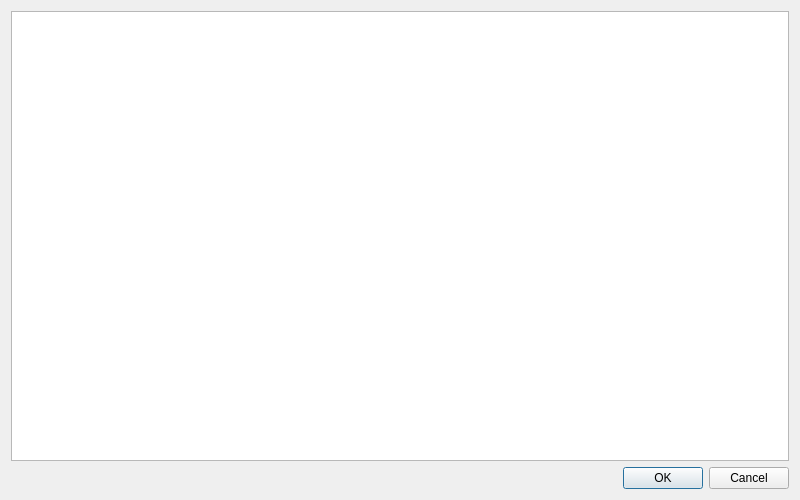
<?xml version="1.0" encoding="UTF-8"?>
<ui version="4.0">
 <class>SelectSubdirs</class>
 <widget class="QDialog" name="SelectSubdirs">
  <property name="geometry">
   <rect>
    <x>0</x>
    <y>0</y>
    <width>800</width>
    <height>500</height>
   </rect>
  </property>
  <property name="windowTitle">
   <string>Select directories you wish to add</string>
  </property>
  <layout class="QGridLayout" name="gridLayout">
   <item row="1" column="0">
    <widget class="QDialogButtonBox" name="confirmButton">
     <property name="orientation">
      <enum>Qt::Horizontal</enum>
     </property>
     <property name="standardButtons">
      <set>QDialogButtonBox::Cancel|QDialogButtonBox::Ok</set>
     </property>
    </widget>
   </item>
   <item row="0" column="0">
    <widget class="QListWidget" name="dirListWidget">
     <property name="selectionMode">
      <enum>QAbstractItemView::ExtendedSelection</enum>
     </property>
     <property name="contextMenuPolicy">
      <enum>Qt::CustomContextMenu</enum>
     </property>
     <!-- Accessibility: see contentselector.ui. Qt's default traps Tab inside
          the view, so focus can never reach the dialog's OK/Cancel buttons. -->
     <property name="tabKeyNavigation">
      <bool>false</bool>
     </property>
    </widget>
   </item>
  </layout>
 </widget>
 <resources/>
 <connections>
  <connection>
   <sender>confirmButton</sender>
   <signal>accepted()</signal>
   <receiver>SelectSubdirs</receiver>
   <slot>accept()</slot>
  </connection>
  <connection>
   <sender>confirmButton</sender>
   <signal>rejected()</signal>
   <receiver>SelectSubdirs</receiver>
   <slot>reject()</slot>
  </connection>
 </connections>
</ui>
